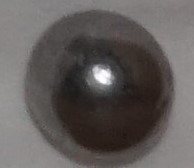
%> input picture 1.9.2.jpg, 194 x 168 px
$ octave M4SomeEdgeDetectors.m   (GNU Octave 9; MATLAB toolbox functions it lacks are replaced by stand-ins)
%> lines starting %> are read from the running program, lines starting %| are printed output that depends on the picture; in (x1, y1, x2, y2) boxes, pixels count from 0 and x2, y2 are one past the last pixel; in counts of white or black regions, pixels touching at a corner belong together; the program's own positions count from 1
origImg=imread('C:\Users\lenovo\Documents\MATLAB\imageProcessing\1.9.2.JPG');
%> origImg is the input picture: size 168x194x3 uint8; mean R, G, B 97.7, 92.7, 91
grayImg=rgb2gray(origImg);
figure('Position',[200,40,900,500],'name','各种边缘提取算子');
subplot(231);
imshow(origImg);
title("OrigImg")
subplot(232);
imshow(grayImg);
title("GrayImg")
edgeImg=edge(grayImg,'Sobel',0.033);
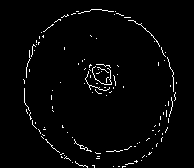
%> edgeImg: size 168x194 logical; 2.4% white in thin lines or dots, all inside (x1, y1, x2, y2) = (23, 9, 177, 168)
subplot(233);
imshow(edgeImg);
title("Sobel")
edgeImg2=edge(grayImg,'Prewitt',0.033);
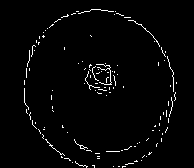
%> edgeImg2: size 168x194 logical; 2.3% white in thin lines or dots, all inside (x1, y1, x2, y2) = (24, 9, 177, 168)
subplot(234);
imshow(edgeImg2);
title("Prewitt")
edgeImg3=edge(grayImg,'log',0.002,2);
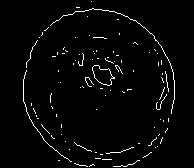
%> edgeImg3: size 168x194 logical; 2.6% white in thin lines or dots, all inside (x1, y1, x2, y2) = (23, 1, 175, 167)
subplot(235);
imshow(edgeImg3);
title("LOG")
edgeImg4=edge(grayImg,'Canny',0.23);%普遍认为Canny算子效果最好
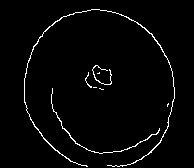
%> edgeImg4: size 168x194 logical; 2.5% white in thin lines or dots, all inside (x1, y1, x2, y2) = (24, 9, 175, 167)
subplot(236);
imshow(edgeImg4);
title("Canny")

$ run again, with p2246933061.jpg copied over 1.9.2.jpg
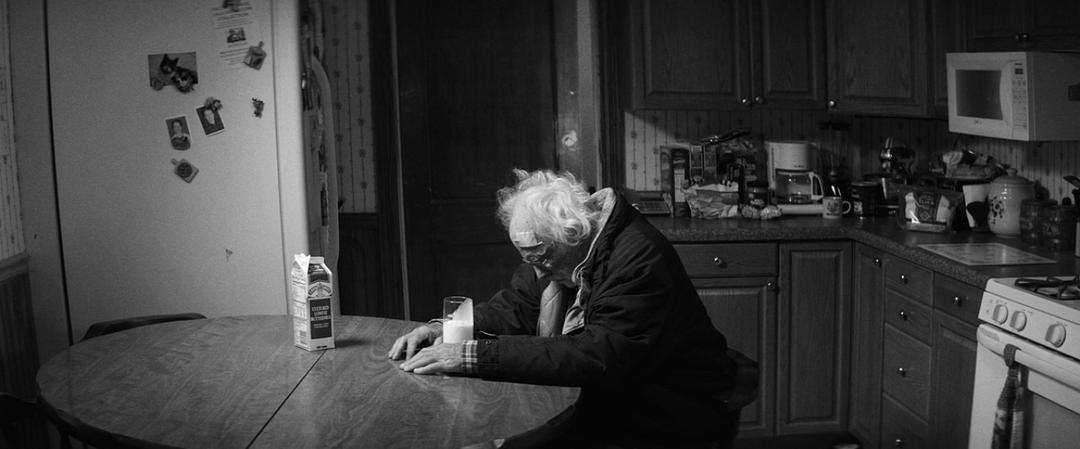
%> input picture p2246933061.jpg, 1080 x 449 px
%> origImg is the input picture: size 449x1080x3 uint8; mean R, G, B 59.2, 58.8, 59.9
%> `edgeImg=edge(grayImg,'Sobel',0.033);`:
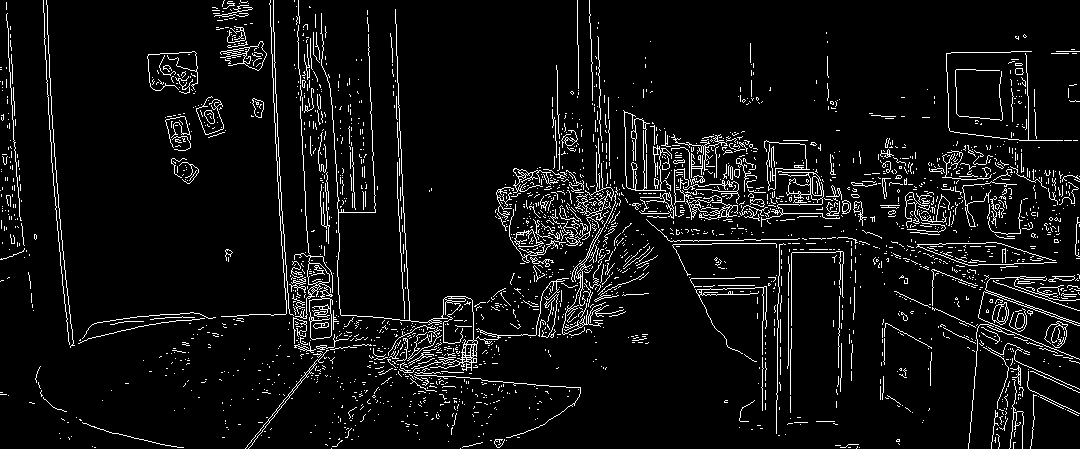
%> edgeImg: size 449x1080 logical; 6.4% white in thin lines or dots
%> edgeImg2: size 449x1080 logical; 6.3% white in thin lines or dots
%> edgeImg3: size 449x1080 logical; 7.9% white in thin lines or dots
%> `edgeImg4=edge(grayImg,'Canny',0.23);`:
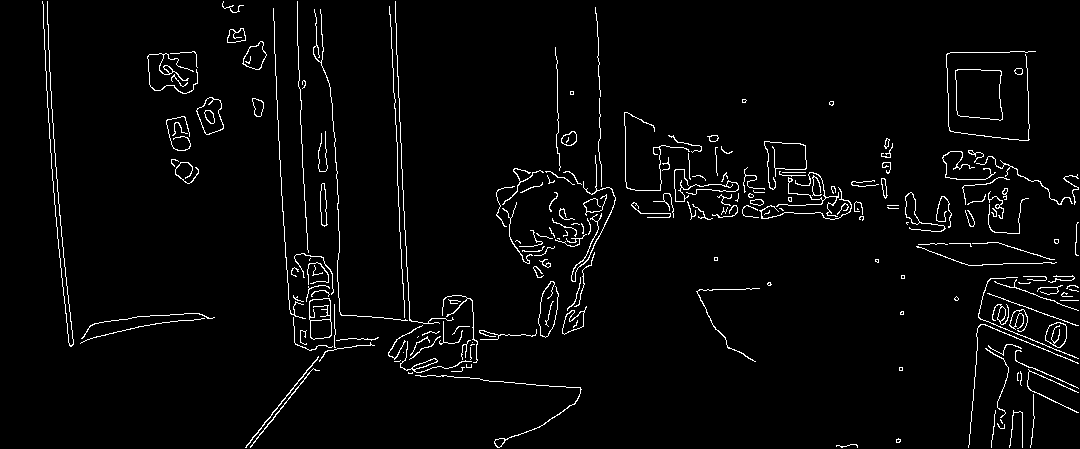
%> edgeImg4: size 449x1080 logical; 3.1% white in thin lines or dots

$ run again, with 501.bmp saved as 1.9.2.jpg
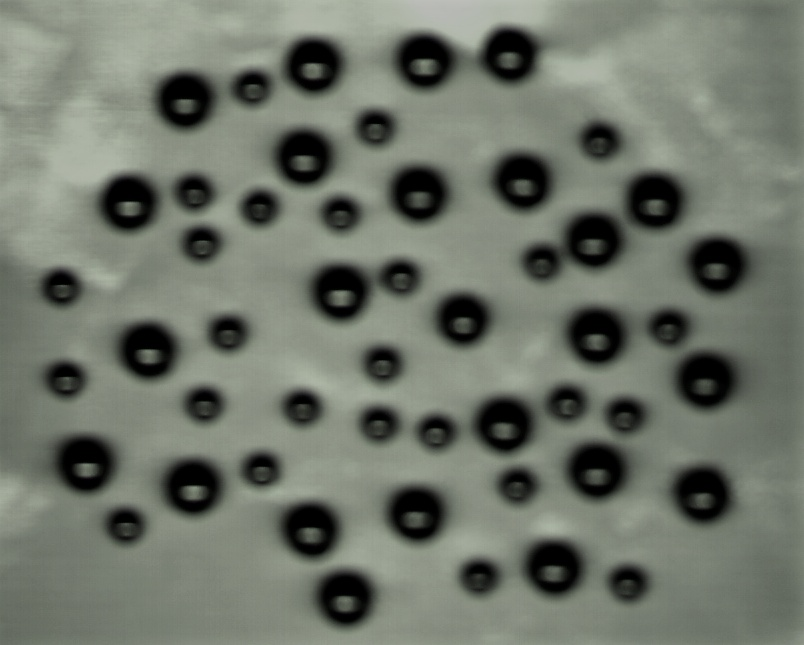
%> input picture 501.bmp, 804 x 645 px
%> origImg is the input picture: size 645x804x3 uint8; mean R, G, B 110.5, 116.6, 105.4
%> `edgeImg=edge(grayImg,'Sobel',0.033);`:
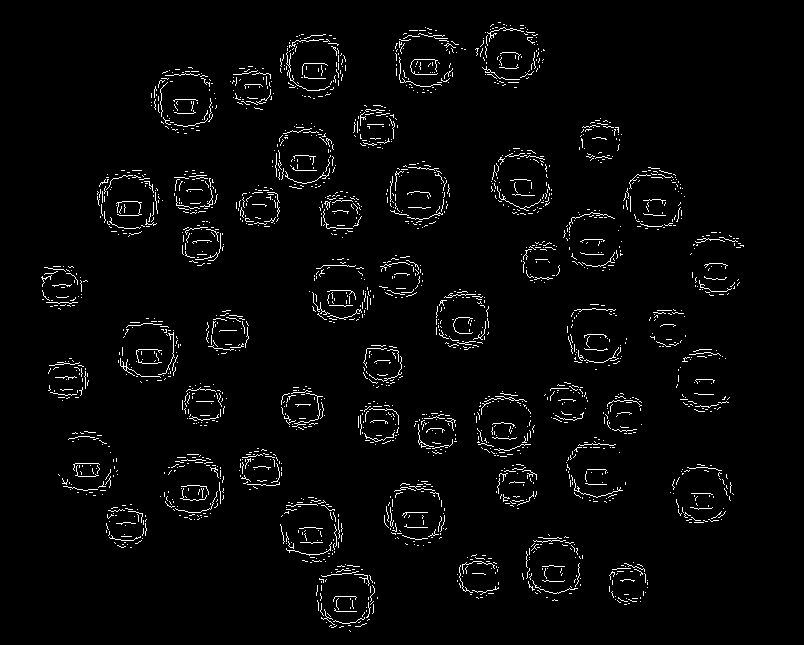
%> edgeImg: size 645x804 logical; 2.9% white in thin lines or dots, all inside (x1, y1, x2, y2) = (41, 22, 744, 632)
%> edgeImg3: size 645x804 logical; 0.6% white in thin lines or dots, all inside (x1, y1, x2, y2) = (15, 27, 730, 626)
%> `edgeImg4=edge(grayImg,'Canny',0.23);`:
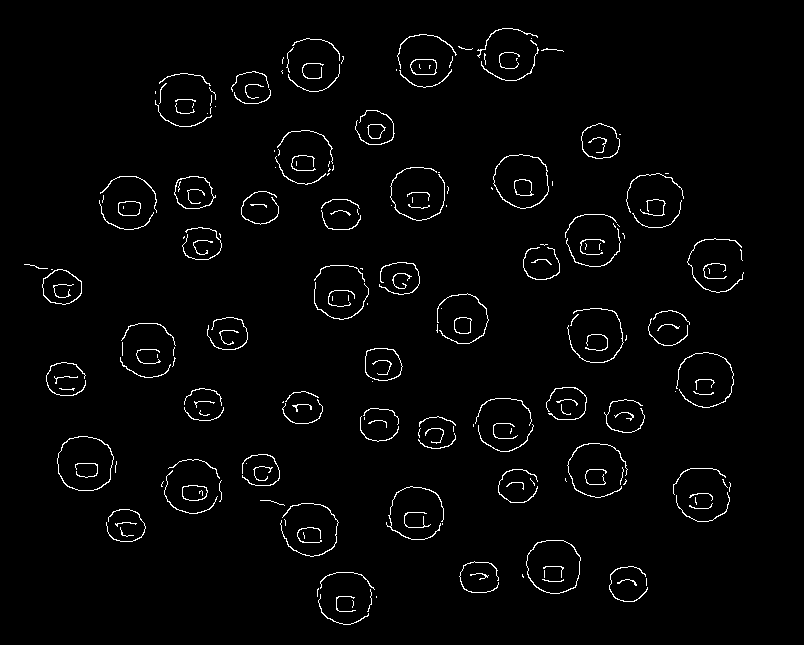
%> edgeImg4: size 645x804 logical; 2.2% white in thin lines or dots, all inside (x1, y1, x2, y2) = (24, 28, 744, 625)
